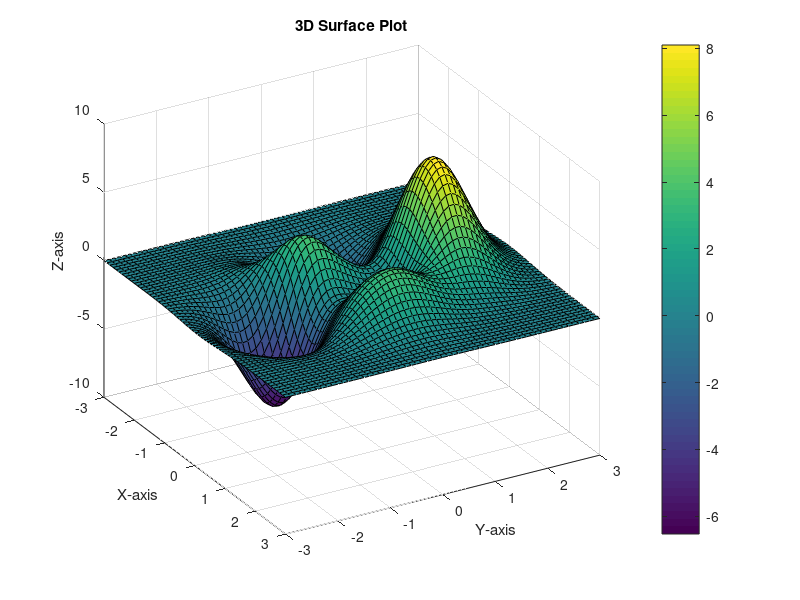

The MATLAB source for this figure:
% Create a meshgrid for plotting
[X, Y] = meshgrid(-3:0.1:3, -3:0.1:3);

% Define the Z values using the peaks function
Z = peaks(X, Y);

% Create the surface plot
figure;
surf(X, Y, Z);

% Add title and labels
title('3D Surface Plot');
xlabel('X-axis');
ylabel('Y-axis');
zlabel('Z-axis');

% Add colorbar for reference
colorbar;

% Set the view angle for better visualization
view(60, 30);
